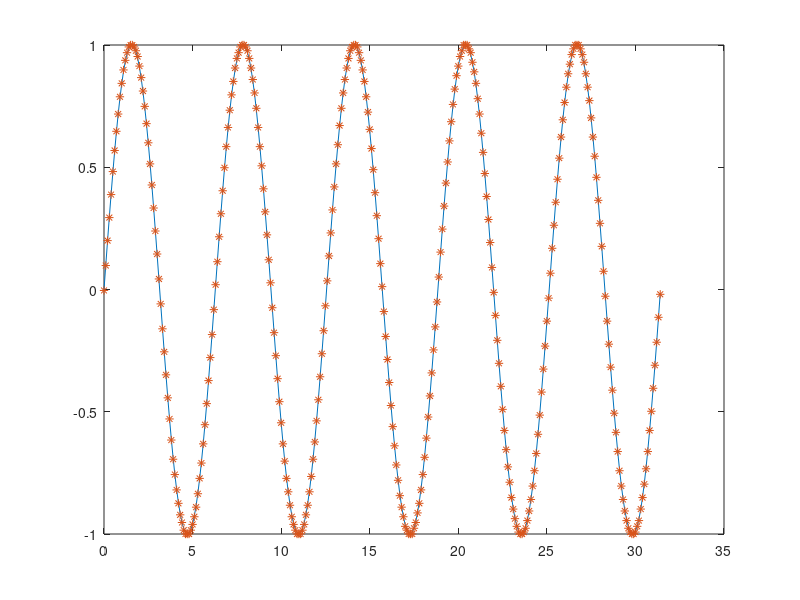
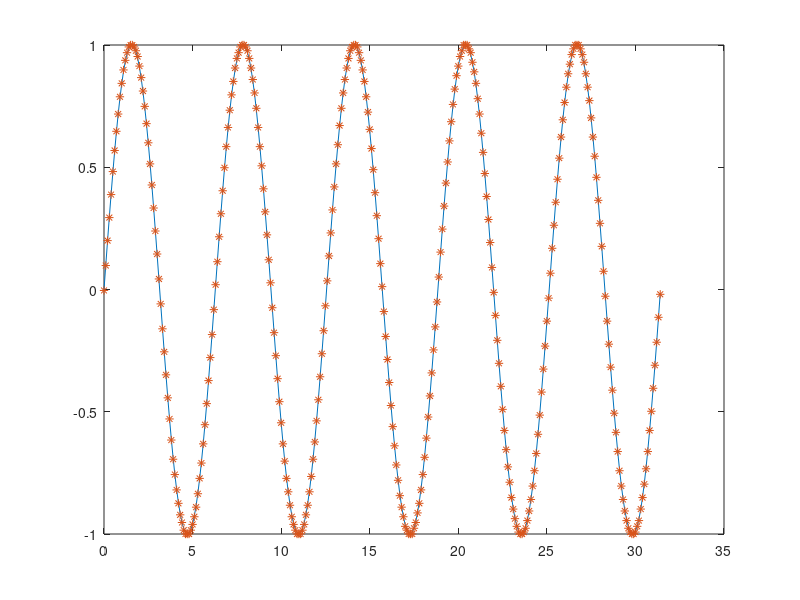

The MATLAB script that drew these images, in order:
clc
clear all
t=[0:0.1:10*pi];
signal=sin(t);
figure
plot(t,signal)
hold on

% partition=linspace(-1,1,257);
% index=quantiz(signal, partition(2:end-1));
partition=linspace(-1,1,257);% step 1.2 , 1.3 done together
codebook=linspace(-1,1,256);
[index,quan_signal]=quantiz(signal,partition(2:end-1),codebook);
% codebook=linspace(-1,1,256);
% quan_signal=codebook(index+1);%step1.3
plot(t,quan_signal,'*')% step 1.4

%%
k=127;
num_row=ceil(length(index)/k);
% =====packetizer=========
packets=zeros(num_row,k);
for j=1:num_row
    if j*k<=length(index)
        packets(j,:)=index((j-1)*k+1:j*k);
    else
        packets(j,1:length(index)-(j-1)*k)=index((j-1)*k+1:end);
    end
    
end
 
%=========depacketizer========
depackets=reshape(packets.',1,[]);
depackets=depackets(1:length(index));


r_signal=codebook(depackets+1);%step1.3
figure
plot(t,signal)
hold on
plot(t,r_signal,'*')% step 1.4



